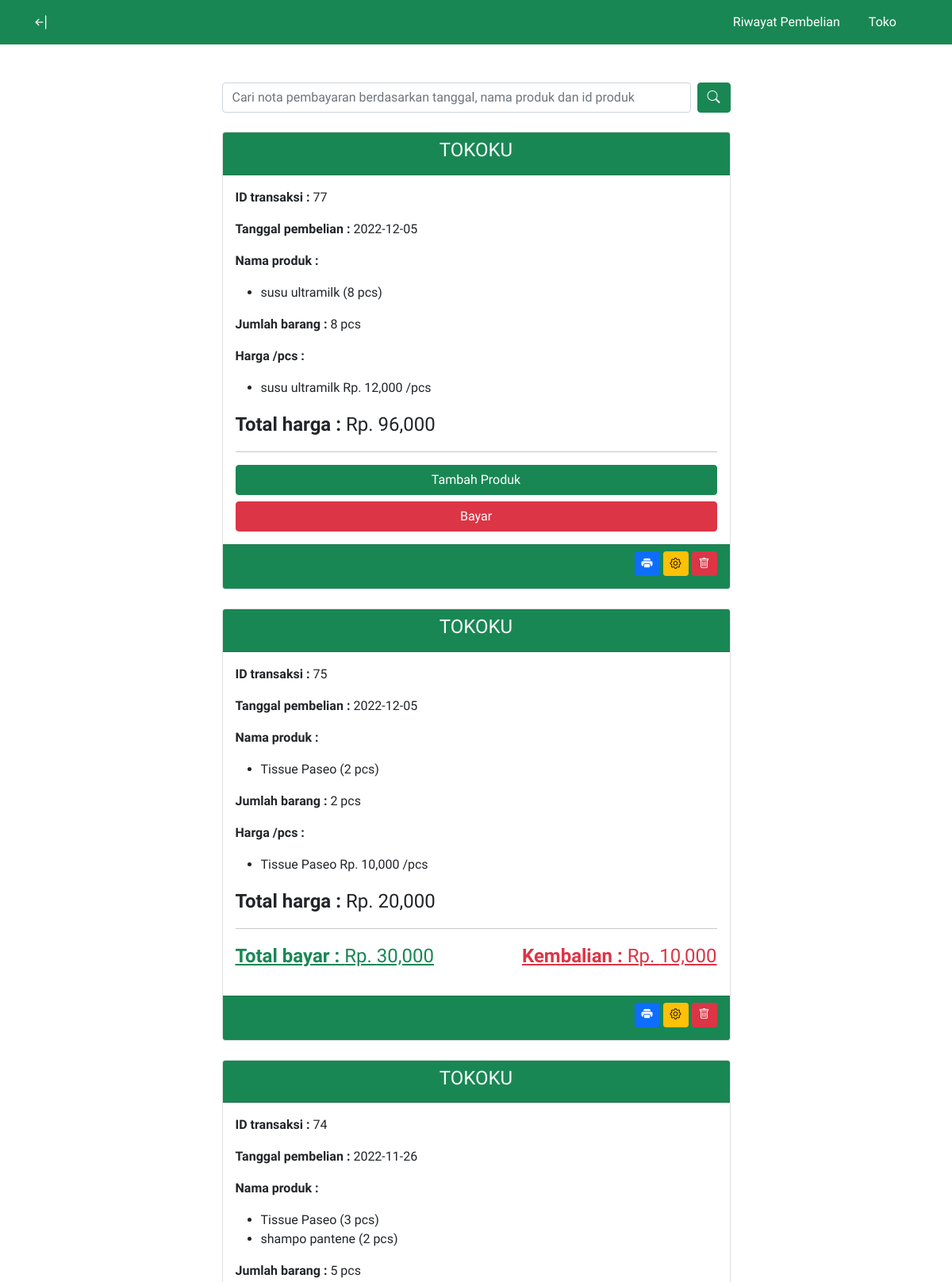
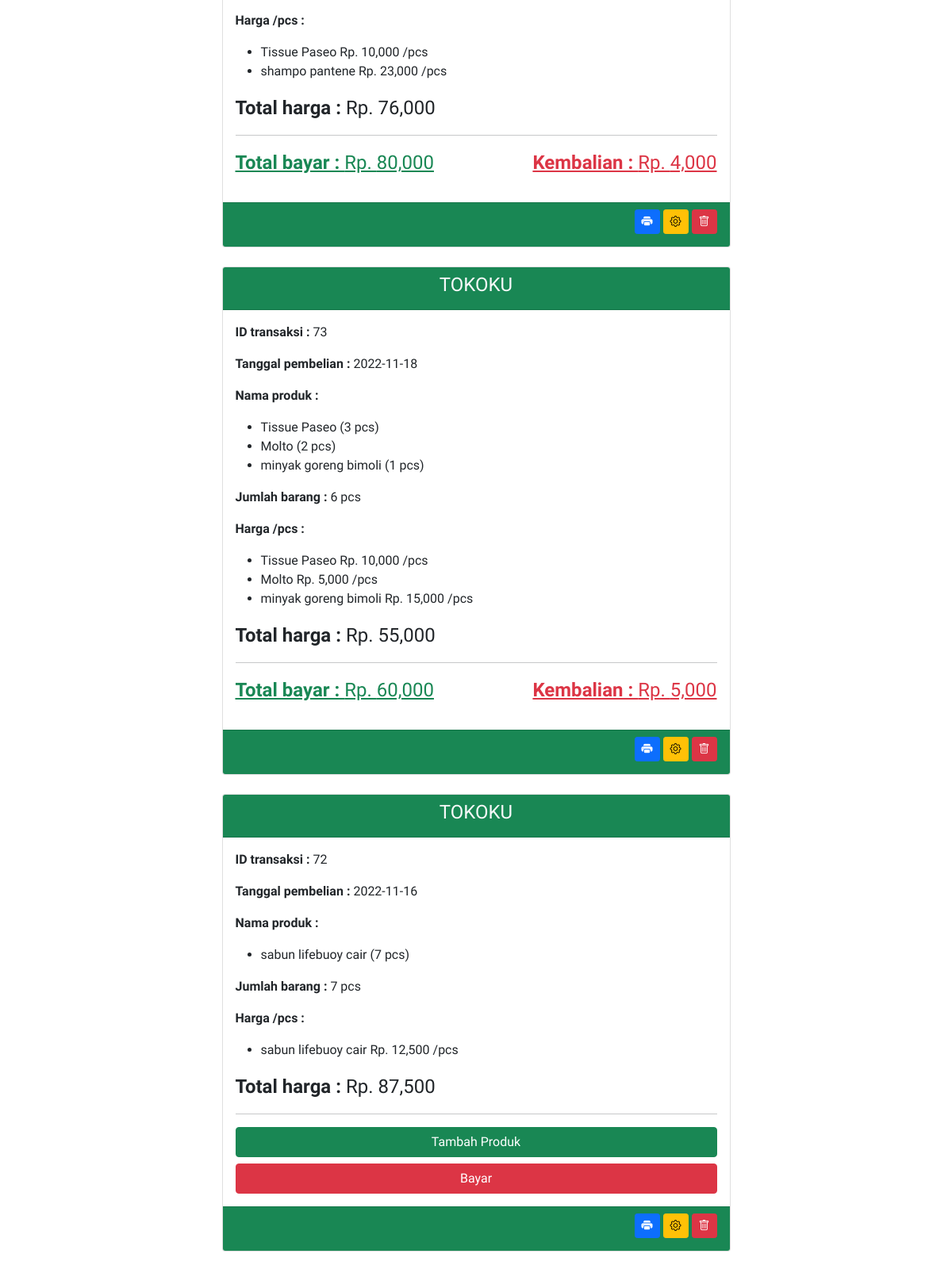
Page /transaksi.php (upper part) on the committed database (2 pictures, top to bottom).
### tables this page shows
CREATE TABLE `transaksi` (
  `id_transaksi` int(11) NOT NULL,
  `id_produk` int(11) NOT NULL,
  `nama_produk` varchar(255) NOT NULL,
  `hargaPCS` int(100) NOT NULL,
  `jumlah` int(11) NOT NULL,
  `total` int(100) NOT NULL,
  `total_kes` int(11) NOT NULL,
  `tanggal` date NOT NULL,
  `uang_cash` int(100) NOT NULL,
  `kembalian` int(100) NOT NULL
);

CREATE TABLE `barang` (
  `id_barang` int(11) NOT NULL,
  `id_transaksi` int(11) NOT NULL,
  `id_produk` int(11) NOT NULL,
  `nama_produk` varchar(255) NOT NULL,
  `jumlah` int(11) NOT NULL,
  `hargaPCS` int(11) NOT NULL,
  `total` int(11) NOT NULL,
  `tanggal` date NOT NULL
);

### transaksi.php (the view, shortened to what this page needs)
<?php
include "koneksi.php";
include "header2.php";
?>
<div class="container mt-5">
    <div class="row justify-content-center">
        <div class="col-md-7">
            <form class="d-flex mb-3" action="" method="POST">
            <input class="form-control me-2" type="search" name="keyword" placeholder="Cari nota pembayaran berdasarkan tanggal, nama produk dan id produk" aria-label="Search" autofocus>
            <button class="btn btn-success" type="submit" name="cari"><i class="bi bi-search"></i></button>
            </form>
        </div>
    </div>
    <div class="row justify-content-center">
    <?php
    $query = mysqli_query($conn, "SELECT * FROM transaksi ORDER BY id_transaksi DESC");
    while($data=mysqli_fetch_array($query)) {
    ?>
        <div class="col-md-7 mt-2">
            <div class="card mb-3">
                <div class="card-header bg-success text-light text-center">
                    <h4>TOKOKU</h4>
                </div>
                <div class="card-body">
                    <p><b>ID transaksi : </b><?php echo $data['id_transaksi'] ?></p>
                    <p><b>Tanggal pembelian : </b><?php echo $data['tanggal'] ?></p>
                    <p><b>Nama produk : </b>
                        <ul>
                            <li><?php echo $data['nama_produk'] ?> (<?php echo $data['jumlah'] ?> pcs)</li>
                            <?php
                            $query2 = mysqli_query($conn, "SELECT * FROM barang WHERE id_transaksi='$data[id_transaksi]'");
                            while($data2 = mysqli_fetch_array($query2)) {
                            ?>
                            <li><?php echo $data2['nama_produk'] ?> (<?php echo $data2['jumlah'] ?> pcs)</li>
                            <?php } ?>
                        </ul>
                    </p>
                    <p><b>Jumlah barang : </b>
                        <?php
                        $jum_1 = mysqli_query($conn, "SELECT SUM(jumlah) AS jumlah1 FROM transaksi WHERE id_transaksi='$data[id_transaksi]'");
                        $jum_1 = mysqli_fetch_array($jum_1);
                        $jum_2 = mysqli_query($conn, "SELECT SUM(jumlah) AS jumlah2 FROM barang WHERE id_transaksi='$data[id_transaksi]'");
                        $jum_2 = mysqli_fetch_array($jum_2);
                        $total_jumlah = $jum_1['jumlah1'] + $jum_2['jumlah2'];
                        ?> <?php echo $total_jumlah . " pcs"?>
                    </p>
                    <p><b>Harga /pcs : </b>
                    <ul>
                            <li><?php echo $data['nama_produk'] ?> Rp. <?php echo number_format($data['hargaPCS']) ?> /pcs</li>
                            <?php
                            $query2 = mysqli_query($conn, "SELECT * FROM barang WHERE id_transaksi='$data[id_transaksi]'");
                            while($data2 = mysqli_fetch_array($query2)) {
                            ?>
                            <li><?php echo $data2['nama_produk'] ?> Rp. <?php echo number_format($data2['hargaPCS']) ?> /pcs</li>
                            <?php } ?>
                        </ul>
                    </p>
                    <p class="fs-4"><b>Total harga : </b>
                        <?php
                        $total_harga1 = mysqli_query($conn, "SELECT SUM(total) AS total_harga1 FROM transaksi WHERE id_transaksi='$data[id_transaksi]'");
                        $final1 = mysqli_fetch_array($total_harga1);
                        $total_harga2 = mysqli_query($conn, "SELECT SUM(total) AS total_harga2 FROM barang WHERE id_transaksi='$data[id_transaksi]'");
                        $final2 = mysqli_fetch_array($total_harga2);
                        $total_harga_kes = $final1['total_harga1'] + $final2['total_harga2'];
                        ?> Rp. <?php echo number_format($total_harga_kes) ?>
                    </p>
                    <hr>
                    <?php
                    if($data['uang_cash'] == 0) {
                        ?>
                        <div class="d-grid gap-2 mt-1">
                            <a href="Tambah_produk.php?id_transaksi=<?php echo $data['id_transaksi']?>" class="btn btn-success">Tambah Produk</a>
                            <a href="bayar.php?id_transaksi=<?php echo $data['id_transaksi']?>" class="btn btn-danger">Bayar</a>
                        </div>
                    <?php
                    } else {
                        ?>
                        <p class="text-success fs-4 float-start" style="text-decoration:underline;"><b>Total bayar : </b>Rp. <?php echo number_format($data['uang_cash']) ?></p>
                        <p class="text-danger fs-4 float-end" style="text-decoration:underline;"><b>Kembalian : </b>Rp. <?php echo number_format($data['kembalian']) ?></p>
                        <?php
                    }
                    ?>
                </div>
                <div class="card-footer bg-success pb-0">
                    <p class="float-end"><a href="print.php?id_transaksi=<?php echo $data['id_transaksi']?>" class="btn btn-primary btn-sm"><i class="bi bi-printer-fill"></i></a> <a href="edit_transaksi.php?id_transaksi=<?php echo $data['id_transaksi']?>" class="btn btn-warning btn-sm"><i class="bi bi-gear"></i></a> <a href="hapus_transaksi.php?id_transaksi=<?php echo $data['id_transaksi']?>" onclick="alert('PERINGATAN!! jika transaksi belum dibayar maka stok produk tidak akan dikembalikan seperti semula, Anda bisa mengembalikannya secara manual di halaman Restock atau hapus dulu semua produk yang sudah dilist secara manual di pengaturan edit transaksi'); return confirm('apakah Anda tetap ingin menghapus transaksi ini? ');" class="btn btn-danger btn-sm"><i class="bi bi-trash"></i></a></p>
                </div>
            </div>
        </div>
        <?php } ?>
    </div>
</div>
<?php
include "footer.php";
?>

### assets/style/style_n.css (style rules this page uses)
body { font-family: "Patrick Hand", cursive; }
.card { cursor: pointer; }

### rows in the picture
transaksi: id_transaksi "77", tanggal "2022-12-05", nama_produk "susu ultramilk", jumlah "8", total_jumlah "8", hargaPCS "12,000", total_harga_kes "96,000"
transaksi: id_transaksi "75", tanggal "2022-12-05", nama_produk "Tissue Paseo", jumlah "2", total_jumlah "2", hargaPCS "10,000", total_harga_kes "20,000", uang_cash "30,000", kembalian "10,000"
transaksi: id_transaksi "74", tanggal "2022-11-26", nama_produk "Tissue Paseo", jumlah "3", total_jumlah "5", hargaPCS "10,000", total_harga_kes "76,000", uang_cash "80,000", kembalian "4,000"
barang: nama_produk "shampo pantene", jumlah "2", hargaPCS "23,000"
transaksi: id_transaksi "73", tanggal "2022-11-18", nama_produk "Tissue Paseo", jumlah "3", total_jumlah "6", hargaPCS "10,000", total_harga_kes "55,000", uang_cash "60,000", kembalian "5,000"
barang: nama_produk "Molto", jumlah "2", hargaPCS "5,000"
barang: nama_produk "minyak goreng bimoli", jumlah "1", hargaPCS "15,000"
transaksi: id_transaksi "72", tanggal "2022-11-16", nama_produk "sabun lifebuoy cair", jumlah "7", total_jumlah "7", hargaPCS "12,500", total_harga_kes "87,500"
